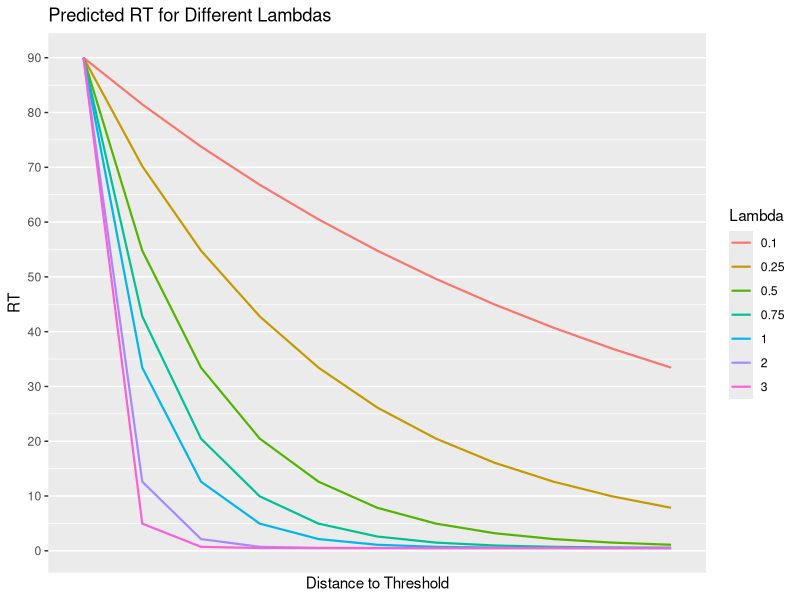

Write the R code that produced this figure.
## ---- chunk 1
library(dplyr)
library(ggplot2)
library(reshape2)

## ---- chunk 2
Tmin <- .5
Tmax <- 90
lambdas <- c(3,2,1,.75,.5,.25,.1)
y <- sapply(lambdas, function(l) Tmin + (Tmax-Tmin)*exp(-l*abs(0:10))) %>%
  melt(value.name="RT") %>%
  rename(x=Var1, lambda=Var2) %>%
  mutate(lambda = lambdas[lambda])
lambda_plot <- ggplot(y, aes(x=x,y=RT, color = factor(lambda))) +
  geom_line(size=.75) +
  scale_y_continuous(breaks=seq(0,90,by=10)) + 
  scale_color_discrete("Lambda") + 
  scale_x_discrete("Distance to Threshold", breaks=0:10) + 
  ggtitle("Predicted RT for Different Lambdas")
print(lambda_plot)
